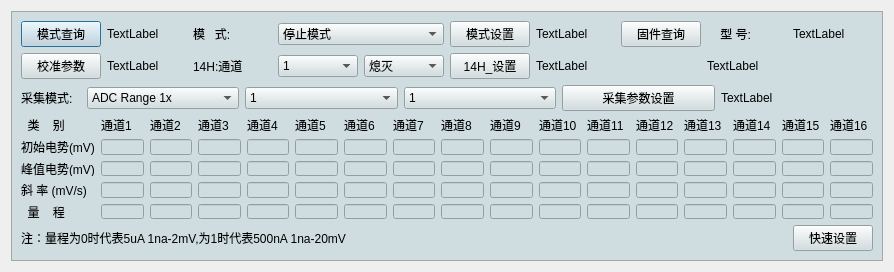
<?xml version="1.0" encoding="UTF-8"?>
<ui version="4.0">
 <class>CSendDialog</class>
 <widget class="QDialog" name="CSendDialog">
  <property name="geometry">
   <rect>
    <x>0</x>
    <y>0</y>
    <width>894</width>
    <height>272</height>
   </rect>
  </property>
  <property name="minimumSize">
   <size>
    <width>850</width>
    <height>220</height>
   </size>
  </property>
  <property name="windowTitle">
   <string>Dialog</string>
  </property>
  <layout class="QVBoxLayout" name="verticalLayout_5">
   <item>
    <widget class="QFrame" name="frame">
     <property name="styleSheet">
      <string notr="true">background-color: rgb(207, 220, 224);</string>
     </property>
     <property name="frameShape">
      <enum>QFrame::StyledPanel</enum>
     </property>
     <property name="frameShadow">
      <enum>QFrame::Raised</enum>
     </property>
     <layout class="QVBoxLayout" name="verticalLayout_2">
      <item>
       <layout class="QGridLayout" name="gridLayout_2">
        <item row="0" column="0">
         <widget class="QPushButton" name="pushButton_model">
          <property name="enabled">
           <bool>true</bool>
          </property>
          <property name="text">
           <string>模式查询</string>
          </property>
          <property name="default">
           <bool>false</bool>
          </property>
         </widget>
        </item>
        <item row="0" column="1">
         <widget class="QLabel" name="label_model">
          <property name="text">
           <string>TextLabel</string>
          </property>
         </widget>
        </item>
        <item row="0" column="2">
         <widget class="QLabel" name="label">
          <property name="text">
           <string>模   式:</string>
          </property>
         </widget>
        </item>
        <item row="0" column="3" colspan="2">
         <widget class="QComboBox" name="comboBox_model">
          <property name="minimumSize">
           <size>
            <width>103</width>
            <height>0</height>
           </size>
          </property>
          <item>
           <property name="text">
            <string>停止模式</string>
           </property>
          </item>
          <item>
           <property name="text">
            <string>采集模式</string>
           </property>
          </item>
          <item>
           <property name="text">
            <string>工程模式</string>
           </property>
          </item>
          <item>
           <property name="text">
            <string>校准模式</string>
           </property>
          </item>
         </widget>
        </item>
        <item row="0" column="5">
         <widget class="QPushButton" name="pushButton_setmodel">
          <property name="text">
           <string>模式设置</string>
          </property>
         </widget>
        </item>
        <item row="0" column="6">
         <widget class="QLabel" name="label_32H_12H">
          <property name="text">
           <string>TextLabel</string>
          </property>
         </widget>
        </item>
        <item row="0" column="7">
         <widget class="QPushButton" name="pushButton_version">
          <property name="text">
           <string>固件查询</string>
          </property>
         </widget>
        </item>
        <item row="0" column="8">
         <widget class="QLabel" name="label_26">
          <property name="maximumSize">
           <size>
            <width>200</width>
            <height>16777215</height>
           </size>
          </property>
          <property name="text">
           <string>    型 号: </string>
          </property>
         </widget>
        </item>
        <item row="0" column="9">
         <widget class="QLabel" name="label_Type">
          <property name="text">
           <string>TextLabel</string>
          </property>
         </widget>
        </item>
        <item row="1" column="0">
         <widget class="QPushButton" name="pushButton_adjust_15H">
          <property name="text">
           <string>校准参数</string>
          </property>
         </widget>
        </item>
        <item row="1" column="1">
         <widget class="QLabel" name="label_32H_15H">
          <property name="text">
           <string>TextLabel</string>
          </property>
         </widget>
        </item>
        <item row="1" column="2">
         <widget class="QLabel" name="label_2">
          <property name="text">
           <string>14H:通道</string>
          </property>
         </widget>
        </item>
        <item row="1" column="3">
         <widget class="QComboBox" name="comboBox_14H_channel">
          <property name="minimumSize">
           <size>
            <width>40</width>
            <height>0</height>
           </size>
          </property>
          <item>
           <property name="text">
            <string>1</string>
           </property>
          </item>
          <item>
           <property name="text">
            <string>2</string>
           </property>
          </item>
          <item>
           <property name="text">
            <string>3</string>
           </property>
          </item>
          <item>
           <property name="text">
            <string>4</string>
           </property>
          </item>
          <item>
           <property name="text">
            <string>5</string>
           </property>
          </item>
          <item>
           <property name="text">
            <string>6</string>
           </property>
          </item>
          <item>
           <property name="text">
            <string>7</string>
           </property>
          </item>
          <item>
           <property name="text">
            <string>8</string>
           </property>
          </item>
          <item>
           <property name="text">
            <string>9</string>
           </property>
          </item>
          <item>
           <property name="text">
            <string>10</string>
           </property>
          </item>
          <item>
           <property name="text">
            <string>11</string>
           </property>
          </item>
          <item>
           <property name="text">
            <string>12</string>
           </property>
          </item>
          <item>
           <property name="text">
            <string>13</string>
           </property>
          </item>
          <item>
           <property name="text">
            <string>14</string>
           </property>
          </item>
          <item>
           <property name="text">
            <string>15</string>
           </property>
          </item>
          <item>
           <property name="text">
            <string>16</string>
           </property>
          </item>
         </widget>
        </item>
        <item row="1" column="4">
         <widget class="QComboBox" name="comboBox_14H_LED">
          <property name="minimumSize">
           <size>
            <width>51</width>
            <height>0</height>
           </size>
          </property>
          <item>
           <property name="text">
            <string>熄灭</string>
           </property>
          </item>
          <item>
           <property name="text">
            <string>点亮</string>
           </property>
          </item>
         </widget>
        </item>
        <item row="1" column="5">
         <widget class="QPushButton" name="pushButton_14H_set">
          <property name="text">
           <string>14H_设置</string>
          </property>
         </widget>
        </item>
        <item row="1" column="6">
         <widget class="QLabel" name="label_32H_14H">
          <property name="text">
           <string>TextLabel</string>
          </property>
         </widget>
        </item>
        <item row="1" column="8" colspan="2">
         <widget class="QLabel" name="label_version">
          <property name="minimumSize">
           <size>
            <width>160</width>
            <height>0</height>
           </size>
          </property>
          <property name="text">
           <string>TextLabel</string>
          </property>
         </widget>
        </item>
       </layout>
      </item>
      <item>
       <layout class="QVBoxLayout" name="verticalLayout">
        <item>
         <layout class="QHBoxLayout" name="horizontalLayout_10">
          <item>
           <layout class="QHBoxLayout" name="horizontalLayout">
            <item>
             <widget class="QLabel" name="label_24">
              <property name="maximumSize">
               <size>
                <width>60</width>
                <height>16777215</height>
               </size>
              </property>
              <property name="layoutDirection">
               <enum>Qt::RightToLeft</enum>
              </property>
              <property name="text">
               <string>采集模式:</string>
              </property>
              <property name="alignment">
               <set>Qt::AlignLeading|Qt::AlignLeft|Qt::AlignVCenter</set>
              </property>
             </widget>
            </item>
            <item>
             <widget class="QComboBox" name="comboBox_AcpModel_13H">
              <item>
               <property name="text">
                <string>ADC Range 1x</string>
               </property>
              </item>
              <item>
               <property name="text">
                <string>ADC Range 2x</string>
               </property>
              </item>
             </widget>
            </item>
            <item>
             <widget class="QComboBox" name="comboBox_1x">
              <item>
               <property name="text">
                <string>1</string>
               </property>
              </item>
              <item>
               <property name="text">
                <string>2</string>
               </property>
              </item>
              <item>
               <property name="text">
                <string>3</string>
               </property>
              </item>
              <item>
               <property name="text">
                <string>4</string>
               </property>
              </item>
              <item>
               <property name="text">
                <string extracomment="ADC Range 1x列项">5</string>
               </property>
              </item>
             </widget>
            </item>
            <item>
             <widget class="QComboBox" name="comboBox_2x">
              <item>
               <property name="text">
                <string>1</string>
               </property>
              </item>
              <item>
               <property name="text">
                <string>2</string>
               </property>
              </item>
              <item>
               <property name="text">
                <string>3</string>
               </property>
              </item>
              <item>
               <property name="text">
                <string>4</string>
               </property>
              </item>
              <item>
               <property name="text">
                <string>5</string>
               </property>
              </item>
             </widget>
            </item>
            <item>
             <widget class="QPushButton" name="pushButton_AcpSet_13H">
              <property name="text">
               <string>采集参数设置</string>
              </property>
             </widget>
            </item>
            <item>
             <widget class="QLabel" name="label_32H_13H">
              <property name="text">
               <string>TextLabel</string>
              </property>
             </widget>
            </item>
           </layout>
          </item>
         </layout>
        </item>
        <item>
         <layout class="QGridLayout" name="gridLayout">
          <item row="0" column="0">
           <widget class="QLabel" name="label_23">
            <property name="text">
             <string>  类    别</string>
            </property>
           </widget>
          </item>
          <item row="0" column="1">
           <widget class="QLabel" name="label_7">
            <property name="text">
             <string>通道1</string>
            </property>
           </widget>
          </item>
          <item row="0" column="2">
           <widget class="QLabel" name="label_8">
            <property name="text">
             <string>通道2</string>
            </property>
           </widget>
          </item>
          <item row="0" column="3">
           <widget class="QLabel" name="label_9">
            <property name="text">
             <string>通道3</string>
            </property>
           </widget>
          </item>
          <item row="0" column="4">
           <widget class="QLabel" name="label_10">
            <property name="text">
             <string>通道4</string>
            </property>
           </widget>
          </item>
          <item row="0" column="5">
           <widget class="QLabel" name="label_11">
            <property name="text">
             <string>通道5</string>
            </property>
           </widget>
          </item>
          <item row="0" column="6">
           <widget class="QLabel" name="label_12">
            <property name="text">
             <string>通道6</string>
            </property>
           </widget>
          </item>
          <item row="0" column="7">
           <widget class="QLabel" name="label_16">
            <property name="text">
             <string>通道7</string>
            </property>
           </widget>
          </item>
          <item row="0" column="8">
           <widget class="QLabel" name="label_15">
            <property name="text">
             <string>通道8</string>
            </property>
           </widget>
          </item>
          <item row="0" column="9">
           <widget class="QLabel" name="label_18">
            <property name="text">
             <string>通道9</string>
            </property>
           </widget>
          </item>
          <item row="0" column="10">
           <widget class="QLabel" name="label_14">
            <property name="text">
             <string>通道10</string>
            </property>
           </widget>
          </item>
          <item row="0" column="11">
           <widget class="QLabel" name="label_17">
            <property name="text">
             <string>通道11</string>
            </property>
           </widget>
          </item>
          <item row="0" column="12">
           <widget class="QLabel" name="label_13">
            <property name="text">
             <string>通道12</string>
            </property>
           </widget>
          </item>
          <item row="0" column="13">
           <widget class="QLabel" name="label_19">
            <property name="text">
             <string>通道13</string>
            </property>
           </widget>
          </item>
          <item row="0" column="14">
           <widget class="QLabel" name="label_20">
            <property name="text">
             <string>通道14</string>
            </property>
           </widget>
          </item>
          <item row="0" column="15">
           <widget class="QLabel" name="label_22">
            <property name="text">
             <string>通道15</string>
            </property>
           </widget>
          </item>
          <item row="0" column="16">
           <widget class="QLabel" name="label_21">
            <property name="text">
             <string>通道16</string>
            </property>
           </widget>
          </item>
          <item row="1" column="0">
           <widget class="QLabel" name="label_3">
            <property name="text">
             <string>初始电势(mV)</string>
            </property>
           </widget>
          </item>
          <item row="1" column="1">
           <widget class="QLineEdit" name="lineEdit_1_1">
            <property name="autoFillBackground">
             <bool>false</bool>
            </property>
            <property name="text">
             <string/>
            </property>
           </widget>
          </item>
          <item row="1" column="3">
           <widget class="QLineEdit" name="lineEdit_3_1">
            <property name="text">
             <string/>
            </property>
           </widget>
          </item>
          <item row="1" column="4">
           <widget class="QLineEdit" name="lineEdit_4_1">
            <property name="text">
             <string/>
            </property>
           </widget>
          </item>
          <item row="1" column="5">
           <widget class="QLineEdit" name="lineEdit_5_1">
            <property name="text">
             <string/>
            </property>
           </widget>
          </item>
          <item row="1" column="6">
           <widget class="QLineEdit" name="lineEdit_6_1">
            <property name="text">
             <string/>
            </property>
           </widget>
          </item>
          <item row="1" column="7">
           <widget class="QLineEdit" name="lineEdit_7_1">
            <property name="text">
             <string/>
            </property>
           </widget>
          </item>
          <item row="1" column="8">
           <widget class="QLineEdit" name="lineEdit_8_1">
            <property name="text">
             <string/>
            </property>
           </widget>
          </item>
          <item row="1" column="9">
           <widget class="QLineEdit" name="lineEdit_9_1">
            <property name="text">
             <string/>
            </property>
           </widget>
          </item>
          <item row="1" column="10">
           <widget class="QLineEdit" name="lineEdit_10_1">
            <property name="text">
             <string/>
            </property>
           </widget>
          </item>
          <item row="1" column="11">
           <widget class="QLineEdit" name="lineEdit_11_1">
            <property name="text">
             <string/>
            </property>
           </widget>
          </item>
          <item row="1" column="12">
           <widget class="QLineEdit" name="lineEdit_12_1">
            <property name="text">
             <string/>
            </property>
           </widget>
          </item>
          <item row="1" column="13">
           <widget class="QLineEdit" name="lineEdit_13_1">
            <property name="text">
             <string/>
            </property>
           </widget>
          </item>
          <item row="1" column="14">
           <widget class="QLineEdit" name="lineEdit_14_1">
            <property name="text">
             <string/>
            </property>
           </widget>
          </item>
          <item row="1" column="15">
           <widget class="QLineEdit" name="lineEdit_15_1">
            <property name="text">
             <string/>
            </property>
           </widget>
          </item>
          <item row="1" column="16">
           <widget class="QLineEdit" name="lineEdit_16_1">
            <property name="text">
             <string/>
            </property>
           </widget>
          </item>
          <item row="2" column="0">
           <widget class="QLabel" name="label_4">
            <property name="text">
             <string>峰值电势(mV)</string>
            </property>
           </widget>
          </item>
          <item row="2" column="1">
           <widget class="QLineEdit" name="lineEdit_1_2">
            <property name="text">
             <string/>
            </property>
           </widget>
          </item>
          <item row="2" column="2">
           <widget class="QLineEdit" name="lineEdit_2_2">
            <property name="text">
             <string/>
            </property>
           </widget>
          </item>
          <item row="2" column="3">
           <widget class="QLineEdit" name="lineEdit_3_2">
            <property name="text">
             <string/>
            </property>
           </widget>
          </item>
          <item row="2" column="4">
           <widget class="QLineEdit" name="lineEdit_4_2">
            <property name="text">
             <string/>
            </property>
           </widget>
          </item>
          <item row="2" column="5">
           <widget class="QLineEdit" name="lineEdit_5_2">
            <property name="text">
             <string/>
            </property>
           </widget>
          </item>
          <item row="2" column="6">
           <widget class="QLineEdit" name="lineEdit_6_2">
            <property name="text">
             <string/>
            </property>
           </widget>
          </item>
          <item row="2" column="7">
           <widget class="QLineEdit" name="lineEdit_7_2">
            <property name="text">
             <string/>
            </property>
           </widget>
          </item>
          <item row="2" column="9">
           <widget class="QLineEdit" name="lineEdit_9_2">
            <property name="text">
             <string/>
            </property>
           </widget>
          </item>
          <item row="2" column="10">
           <widget class="QLineEdit" name="lineEdit_10_2">
            <property name="text">
             <string/>
            </property>
           </widget>
          </item>
          <item row="2" column="11">
           <widget class="QLineEdit" name="lineEdit_11_2">
            <property name="text">
             <string/>
            </property>
           </widget>
          </item>
          <item row="2" column="12">
           <widget class="QLineEdit" name="lineEdit_12_2">
            <property name="text">
             <string/>
            </property>
           </widget>
          </item>
          <item row="2" column="13">
           <widget class="QLineEdit" name="lineEdit_13_2">
            <property name="text">
             <string/>
            </property>
           </widget>
          </item>
          <item row="2" column="14">
           <widget class="QLineEdit" name="lineEdit_14_2">
            <property name="text">
             <string/>
            </property>
           </widget>
          </item>
          <item row="2" column="15">
           <widget class="QLineEdit" name="lineEdit_15_2">
            <property name="text">
             <string/>
            </property>
           </widget>
          </item>
          <item row="2" column="16">
           <widget class="QLineEdit" name="lineEdit_16_2">
            <property name="text">
             <string/>
            </property>
           </widget>
          </item>
          <item row="3" column="0">
           <widget class="QLabel" name="label_5">
            <property name="text">
             <string>斜 率 (mV/s)</string>
            </property>
           </widget>
          </item>
          <item row="3" column="1">
           <widget class="QLineEdit" name="lineEdit_1_3">
            <property name="text">
             <string/>
            </property>
           </widget>
          </item>
          <item row="3" column="2">
           <widget class="QLineEdit" name="lineEdit_2_3">
            <property name="text">
             <string/>
            </property>
           </widget>
          </item>
          <item row="3" column="3">
           <widget class="QLineEdit" name="lineEdit_3_3">
            <property name="text">
             <string/>
            </property>
           </widget>
          </item>
          <item row="3" column="4">
           <widget class="QLineEdit" name="lineEdit_4_3">
            <property name="text">
             <string/>
            </property>
           </widget>
          </item>
          <item row="3" column="5">
           <widget class="QLineEdit" name="lineEdit_5_3">
            <property name="text">
             <string/>
            </property>
           </widget>
          </item>
          <item row="3" column="6">
           <widget class="QLineEdit" name="lineEdit_6_3">
            <property name="text">
             <string/>
            </property>
           </widget>
          </item>
          <item row="3" column="7">
           <widget class="QLineEdit" name="lineEdit_7_3">
            <property name="text">
             <string/>
            </property>
           </widget>
          </item>
          <item row="3" column="8">
           <widget class="QLineEdit" name="lineEdit_8_3">
            <property name="text">
             <string/>
            </property>
           </widget>
          </item>
          <item row="3" column="9">
           <widget class="QLineEdit" name="lineEdit_9_3">
            <property name="text">
             <string/>
            </property>
           </widget>
          </item>
          <item row="3" column="10">
           <widget class="QLineEdit" name="lineEdit_10_3">
            <property name="text">
             <string/>
            </property>
           </widget>
          </item>
          <item row="3" column="11">
           <widget class="QLineEdit" name="lineEdit_11_3">
            <property name="text">
             <string/>
            </property>
           </widget>
          </item>
          <item row="3" column="12">
           <widget class="QLineEdit" name="lineEdit_12_3">
            <property name="text">
             <string/>
            </property>
           </widget>
          </item>
          <item row="3" column="13">
           <widget class="QLineEdit" name="lineEdit_13_3">
            <property name="text">
             <string/>
            </property>
           </widget>
          </item>
          <item row="3" column="14">
           <widget class="QLineEdit" name="lineEdit_14_3">
            <property name="text">
             <string/>
            </property>
           </widget>
          </item>
          <item row="3" column="15">
           <widget class="QLineEdit" name="lineEdit_15_3">
            <property name="text">
             <string/>
            </property>
           </widget>
          </item>
          <item row="3" column="16">
           <widget class="QLineEdit" name="lineEdit_16_3">
            <property name="text">
             <string/>
            </property>
           </widget>
          </item>
          <item row="4" column="0">
           <widget class="QLabel" name="label_6">
            <property name="text">
             <string>  量    程</string>
            </property>
           </widget>
          </item>
          <item row="4" column="1">
           <widget class="QLineEdit" name="lineEdit_1_4">
            <property name="inputMethodHints">
             <set>Qt::ImhNone</set>
            </property>
            <property name="text">
             <string/>
            </property>
           </widget>
          </item>
          <item row="4" column="2">
           <widget class="QLineEdit" name="lineEdit_2_4">
            <property name="text">
             <string/>
            </property>
           </widget>
          </item>
          <item row="4" column="3">
           <widget class="QLineEdit" name="lineEdit_3_4">
            <property name="text">
             <string/>
            </property>
           </widget>
          </item>
          <item row="4" column="4">
           <widget class="QLineEdit" name="lineEdit_4_4">
            <property name="text">
             <string/>
            </property>
           </widget>
          </item>
          <item row="4" column="5">
           <widget class="QLineEdit" name="lineEdit_5_4">
            <property name="text">
             <string/>
            </property>
           </widget>
          </item>
          <item row="4" column="6">
           <widget class="QLineEdit" name="lineEdit_6_4">
            <property name="text">
             <string/>
            </property>
           </widget>
          </item>
          <item row="4" column="7">
           <widget class="QLineEdit" name="lineEdit_7_4">
            <property name="text">
             <string/>
            </property>
           </widget>
          </item>
          <item row="4" column="8">
           <widget class="QLineEdit" name="lineEdit_8_4">
            <property name="text">
             <string/>
            </property>
           </widget>
          </item>
          <item row="4" column="9">
           <widget class="QLineEdit" name="lineEdit_9_4">
            <property name="text">
             <string/>
            </property>
           </widget>
          </item>
          <item row="4" column="10">
           <widget class="QLineEdit" name="lineEdit_10_4">
            <property name="text">
             <string/>
            </property>
           </widget>
          </item>
          <item row="4" column="11">
           <widget class="QLineEdit" name="lineEdit_11_4">
            <property name="text">
             <string/>
            </property>
           </widget>
          </item>
          <item row="4" column="12">
           <widget class="QLineEdit" name="lineEdit_12_4">
            <property name="text">
             <string/>
            </property>
           </widget>
          </item>
          <item row="4" column="13">
           <widget class="QLineEdit" name="lineEdit_13_4">
            <property name="text">
             <string/>
            </property>
           </widget>
          </item>
          <item row="4" column="14">
           <widget class="QLineEdit" name="lineEdit_14_4">
            <property name="text">
             <string/>
            </property>
           </widget>
          </item>
          <item row="4" column="15">
           <widget class="QLineEdit" name="lineEdit_15_4">
            <property name="text">
             <string/>
            </property>
           </widget>
          </item>
          <item row="4" column="16">
           <widget class="QLineEdit" name="lineEdit_16_4">
            <property name="text">
             <string/>
            </property>
           </widget>
          </item>
          <item row="1" column="2">
           <widget class="QLineEdit" name="lineEdit_2_1">
            <property name="text">
             <string/>
            </property>
           </widget>
          </item>
          <item row="2" column="8">
           <widget class="QLineEdit" name="lineEdit_8_2">
            <property name="text">
             <string/>
            </property>
           </widget>
          </item>
         </layout>
        </item>
        <item>
         <layout class="QHBoxLayout" name="horizontalLayout_8">
          <item>
           <widget class="QLabel" name="label_25">
            <property name="text">
             <string>注：量程为0时代表5uA 1na-2mV,为1时代表500nA 1na-20mV</string>
            </property>
           </widget>
          </item>
          <item>
           <spacer name="horizontalSpacer_2">
            <property name="orientation">
             <enum>Qt::Horizontal</enum>
            </property>
            <property name="sizeHint" stdset="0">
             <size>
              <width>368</width>
              <height>20</height>
             </size>
            </property>
           </spacer>
          </item>
          <item>
           <widget class="QPushButton" name="pushButton_13H_QuickSet">
            <property name="toolTip">
             <string>以通道16数据扩充</string>
            </property>
            <property name="text">
             <string>快速设置</string>
            </property>
           </widget>
          </item>
         </layout>
        </item>
       </layout>
      </item>
     </layout>
    </widget>
   </item>
  </layout>
 </widget>
 <resources/>
 <connections/>
</ui>
